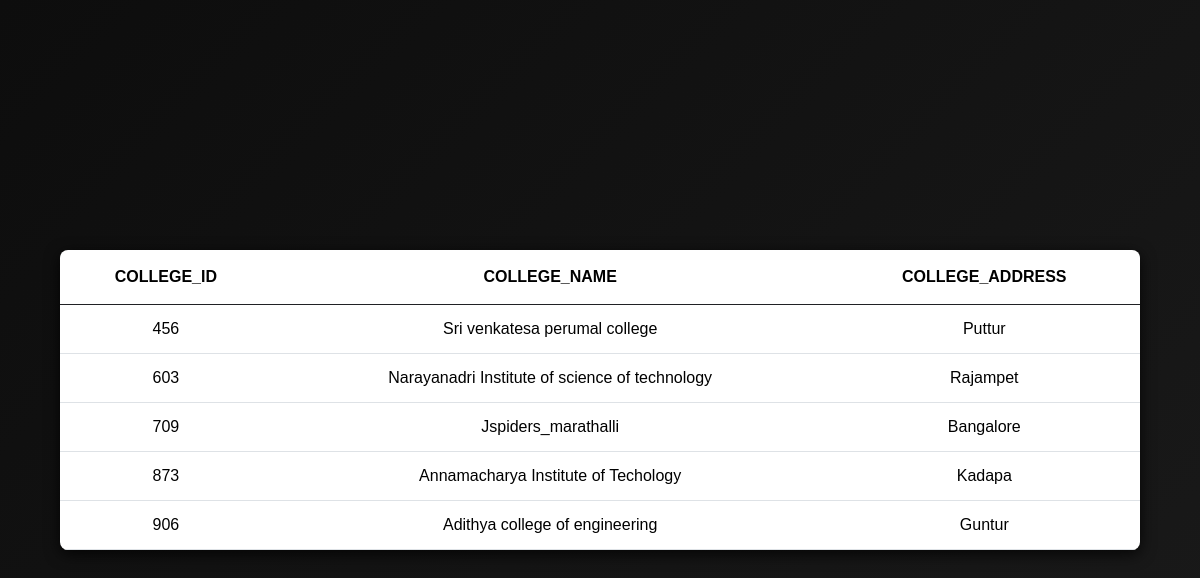
/display_college/, run on the app's committed database.
### app/models.py (models this page shows, shortened)
class College(models.Model):
    col_id = models.IntegerField(primary_key=True)
    col_name = models.CharField(max_length=100)
    col_address = models.CharField(max_length=100)

### app/views.py (the view)
# urls.py: path('display_college/',display_college,name='display_college'),
def display_college(request):
    return render(request,'display_college.html',{'College_objects':College.objects.all()})

### templates/display_college.html (shortened to what this page needs)
{% load static %}
<!DOCTYPE html>
<html lang="en">
<head>
    <link rel="stylesheet" href="https://cdn.jsdelivr.net/npm/bootstrap@5.3.3/dist/css/bootstrap.min.css">
    <link rel="stylesheet" href="{% static 'css/table_color.css' %}">
</head>
<body>
    <div class="container-fluid">
        <div class="row">
            <table class="table m-auto">
                <thead>
                    <tr>
                        <th>College_id</th>
                        <th>College_name</th>
                        <th>College_address</th>
                    </tr>
                </thead>
                <tbody>
                    {% for co in College_objects %}
                        <tr>
                            <td>{{co.col_id}}</td>
                            <td>{{co.col_name}}</td>
                            <td>{{co.col_address}}</td>
                        </tr>
                    {% endfor %}
                </tbody>
            </table>
        </div>
    </div>
</body>
</html>

### static/css/table_color.css (style rules this page uses)
body { background: linear-gradient(135deg, #0d0d0d, #1a1a1a); color: #e0e0e0; font-family: Arial, sans-serif; margin: 0; padding: 0; display: flex; align-items: center; justify-content: center; min-height: 100vh; }
.container-fluid { width: 90%; max-width: 1200px; }
.table { color: #f0f0f0; background-color: #0f0f0f; border-radius: 8px; overflow: hidden; box-shadow: 0 4px 15px rgba(0, 0, 0, 0.8); }
.table thead { background: linear-gradient(45deg, #202124, #3a3b3c); color: #ffffff; }
.table th { padding: 15px; font-weight: bold; text-align: center; border: none; text-transform: uppercase; transition: background 0.3s ease, transform 0.2s ease; }
.table tbody tr { transition: background 0.3s ease; }
.table td { padding: 12px; text-align: center; border-top: 1px solid #202124; }
.table tbody tr:nth-child(even) { background-color: #1a1a1a; }
.table tbody tr:nth-child(odd) { background-color: #111111; }

### data on the page
College: col_id "456", col_name "Sri venkatesa perumal college", col_address "Puttur"
College: col_id "603", col_name "Narayanadri Institute of science of technology", col_address "Rajampet"
College: col_id "709", col_name "Jspiders_marathalli", col_address "Bangalore"
College: col_id "873", col_name "Annamacharya Institute of Techology", col_address "Kadapa"
College: col_id "906", col_name "Adithya college of engineering", col_address "Guntur"
